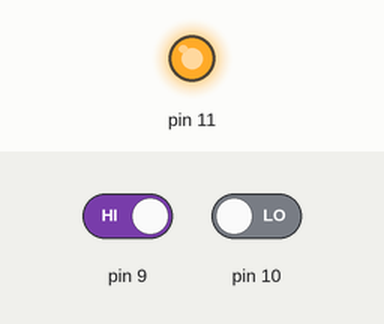
A sketch run on a simulated Arduino Uno, built with avr-gcc and run on an emulated ATmega328P. On the bench: output pins drawn as LEDs (lit = HIGH). Inputs (shaded band) come from the test bench; at power-on: pin 9 HIGH, pin 10 LOW.

Above: at 1.2 s.
1.3 s: pin 9 driven LOW
At 1.7 s:
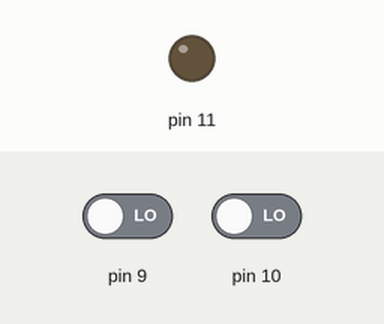
2.8 s: pin 9 driven HIGH
At 4.0 s:
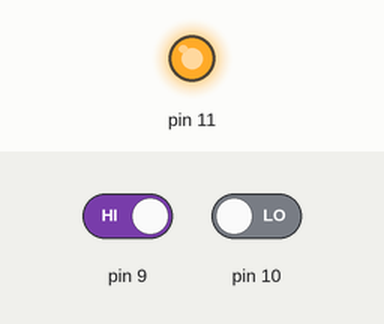
4.3 s: pin 10 driven HIGH
At 5.2 s:
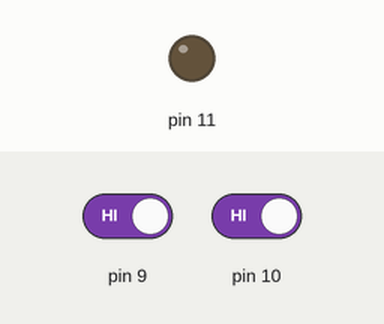
Timing chart, 0 to 7.3 s (numbered marks = the images above; inputs shaded):
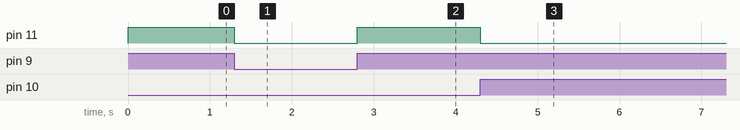

Measured:
- after the input at 1.3 s, pin 11: HIGH → LOW at once
- after the input at 2.8 s, pin 11: LOW → HIGH at once
- after the input at 4.3 s, pin 11: HIGH → LOW at once

The sketch:

XOR.ino
```cpp
void setup()
{

 pinMode(11,OUTPUT);
 pinMode (10,INPUT);
 pinMode (9,INPUT);

}

void loop()

{
  int dvalue1=digitalRead(10);
  int dvalue2=digitalRead(9);

  if (dvalue1==HIGH && dvalue2==LOW || dvalue1==LOW && dvalue2==HIGH)
  {
    digitalWrite(11,HIGH);
  }
  else
  {
  digitalWrite(11,LOW);
  }
}
```
